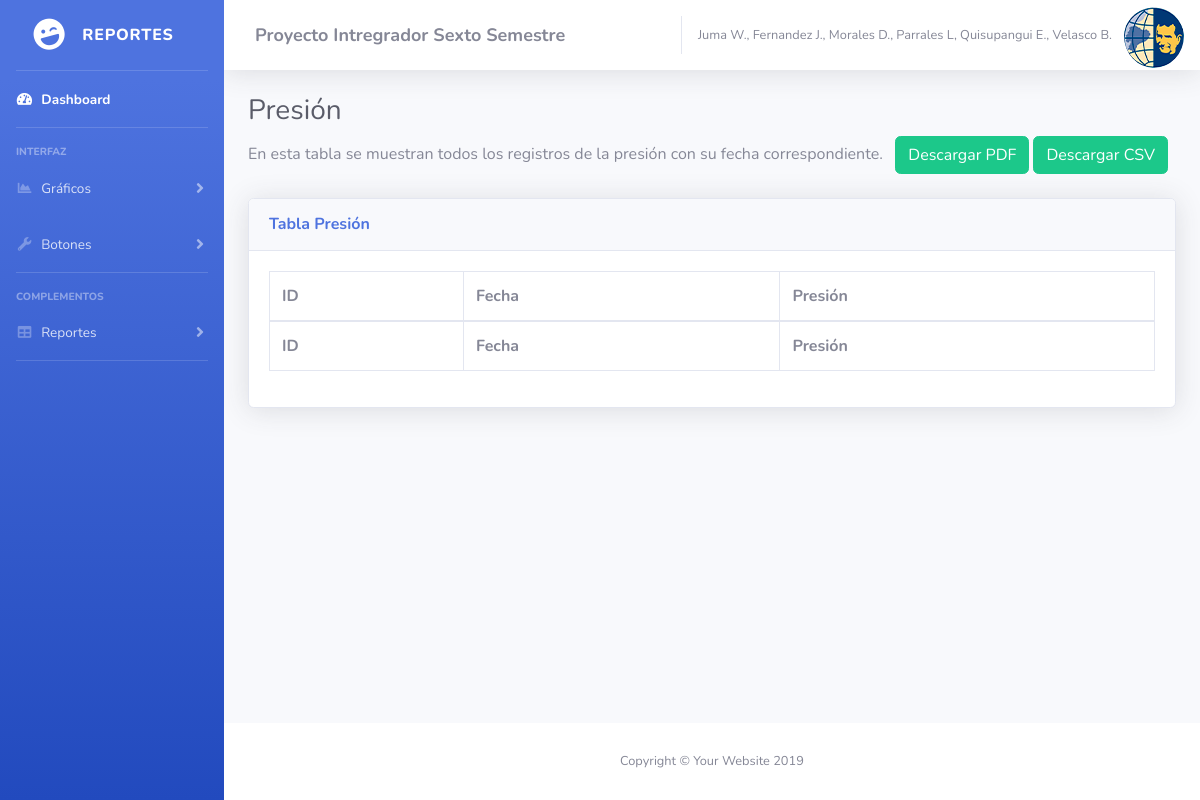
The page /Codeigniter/index.php/presion/TablaPresion on the database as committed earlier.
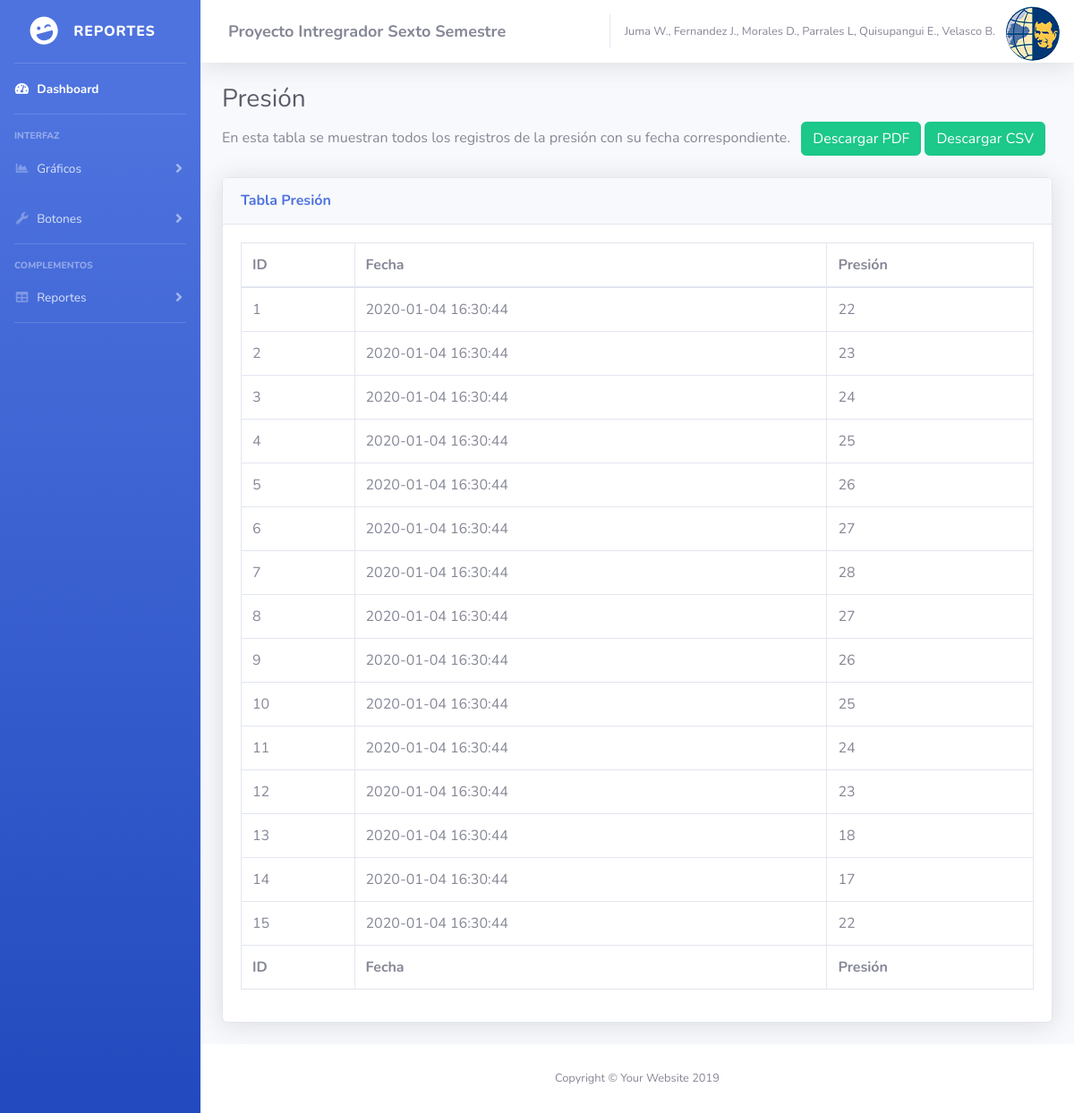
The same page on the database as committed later.
### tables this page shows
CREATE TABLE PRESION (
                id_presion INT AUTO_INCREMENT NOT NULL,
                fecha DATETIME NOT NULL,
                presion INT NOT NULL,
                PRIMARY KEY (id_presion)
);

### Codeigniter/application/controllers/Presion.php (called while the page is built, shortened)
<?php
class Presion extends CI_Controller {
    function __construct(){
        $this->load->helper('mihelper');
        $this->load->helper('url');
        $this->load->model('PresionModelo');
        $this->load->database();
    }
    function TablaPresion(){
        $data["datos"]= $this->PresionModelo->ver_Registros_Presion();
        $this->load->view('encabezados/header.php');
        $this->load->view('presion/TablaPresion.php',$data);
    }
}
?>

### Codeigniter/index.php (called while the page is built, shortened)
<?php
require_once BASEPATH.'core/CodeIgniter.php';

### Codeigniter/application/models/PresionModelo.php (called while the page is built, shortened)
<?php
class PresionModelo extends CI_Model {
    function ver_Registros_Presion(){
        $query = $this->db->query('SELECT * FROM presion');
        return $query;
    }
}
?>

### Codeigniter/application/views/presion/TablaPresion.php (the view, shortened to what this page needs)
 <div class="container-fluid">
<h1 class="h3 mb-2 text-gray-800">Presión</h1>
<p class="mb-4">En esta tabla se muestran todos los registros de la presión con su fecha correspondiente. &nbsp
<a class="btn btn-success" href="<?php echo base_url();?>index.php/Presion/Reporte_Presion_PDF"" target="_blank">Descargar PDF</a>
<a class="btn btn-success" href="<?php echo base_url();?>index.php/Presion/Reporte_Presion_CSV"" target="_blank">Descargar CSV</a>
</p>
<div class="card shadow mb-4">
  <div class="card-header py-3">
    <h6 class="m-0 font-weight-bold text-primary">Tabla Presión</h6>
  </div>
  <div class="card-body">
    <div class="table-responsive">
      <table class="table table-bordered" id="dataTable" width="100%" cellspacing="0">
        <thead>
          <tr>
            <th>ID</th>
            <th>Fecha</th>
            <th>Presión</th>
          </tr>
        </thead>
        <tfoot>
          <tr>
            <th>ID</th>
            <th>Fecha</th>
            <th>Presión</th>
          </tr>
        </tfoot>
        <tbody>
          <?php
            foreach ($datos->result_array() as $reg) {
            echo "<tr>";
            echo "<td>".$reg['id_presion']."</td>";
            echo "<td>".$reg['fecha']."</td>";
            echo "<td>".$reg['presion']."</td>";
            echo "</tr>";
            }
          ?>
        </tbody>
      </table>
    </div>
  </div>
</div>
</div>
</div>
<footer class="sticky-footer bg-white">
        <div class="container my-auto">
          <div class="copyright text-center my-auto">
            <span>Copyright &copy; Your Website 2019</span>
          </div>
        </div>
      </footer>
    </div>
  </div>
</body>
</html>

Rows that differ between the two databases and show on the page:
added presion: id_presion "1", fecha "2020-01-04 16:30:44", presion "22"
added presion: id_presion "2", fecha "2020-01-04 16:30:44", presion "23"
added presion: id_presion "3", fecha "2020-01-04 16:30:44", presion "24"
added presion: id_presion "4", fecha "2020-01-04 16:30:44", presion "25"
added presion: id_presion "5", fecha "2020-01-04 16:30:44", presion "26"
added presion: id_presion "6", fecha "2020-01-04 16:30:44", presion "27"
added presion: id_presion "7", fecha "2020-01-04 16:30:44", presion "28"
added presion: id_presion "8", fecha "2020-01-04 16:30:44", presion "27"
added presion: id_presion "9", fecha "2020-01-04 16:30:44", presion "26"
added presion: id_presion "10", fecha "2020-01-04 16:30:44", presion "25"
added presion: id_presion "11", fecha "2020-01-04 16:30:44", presion "24"
added presion: id_presion "12", fecha "2020-01-04 16:30:44", presion "23"
added presion: id_presion "13", fecha "2020-01-04 16:30:44", presion "18"
added presion: id_presion "14", fecha "2020-01-04 16:30:44", presion "17"
added presion: id_presion "15", fecha "2020-01-04 16:30:44", presion "22"
